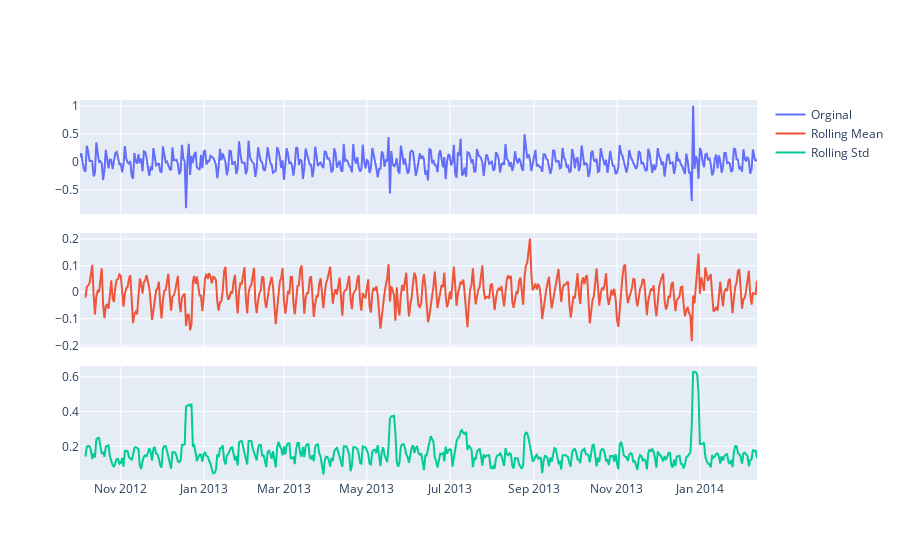

Notebook cell for this chart:
### Code cell
ts_diff.dropna(inplace=True)
stationaryTest(ts_diff)

### Figure 1 — Plotly figure (JSON) as saved in the notebook; plotly's stock layout.template omitted (floating-point values rounded to 4 significant figures; data arrays with more than 128 entries replaced by an {"elided": "..."} marker saying what was removed)
{"data": [{"name": "Orginal", "type": "scatter", "x": {"elided": "499 str values"}, "xaxis": "x", "y": {"elided": "499 float values"}, "yaxis": "y"}, {"name": "Rolling Mean", "type": "scatter", "x": {"elided": "499 str values"}, "xaxis": "x2", "y": {"elided": "499 float values"}, "yaxis": "y2"}, {"name": "Rolling Std", "type": "scatter", "x": {"elided": "499 str values"}, "xaxis": "x3", "y": {"elided": "499 float values"}, "yaxis": "y3"}], "layout": {"xaxis": {"anchor": "y", "domain": [0, 1], "matches": "x3", "showticklabels": false}, "xaxis2": {"anchor": "y2", "domain": [0, 1], "matches": "x3", "showticklabels": false}, "xaxis3": {"anchor": "y3", "domain": [0, 1]}, "yaxis": {"anchor": "x", "domain": [0.7, 1]}, "yaxis2": {"anchor": "x2", "domain": [0.35, 0.65]}, "yaxis3": {"anchor": "x3", "domain": [0, 0.3]}}}
